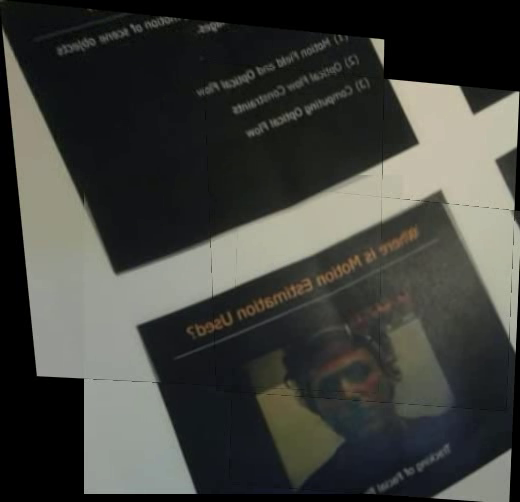
#> input picture frame 9 of tools/stitched.avi, 520 x 502 px, given in place of the camera
$ python 4vidStream.py   (Python 2 division)   (older library calls are emulated)
#> lines starting #> are read from the running program, lines starting #| are printed output that depends on the picture
### stitcher/stitcher.py
# import the necessary packages
import numpy as np
import imutils
import cv2
import time

BLEND_IMAGES = 0
EDGE_CORRECTION = 0
DILATION_KERNEL = np.ones([3,3])
EROSION_LOOPS = 1
DILATION_LOOPS = 4
EDGE_WIN_SIZE = 40

class Stitcher:
	def __init__(self):
		# determine if we are using OpenCV v3.X
		self.isv3 = imutils.is_cv3()
        # [241 lines left out: functions stitch, detectAndDescribe, matchKeypoints, drawMatches, changeView, applyHomography and 1 more, not called in this run]

### stitcher/4vidStream.py
# import the necessary packages
import stitcher
import argparse
import imutils
import cv2
import numpy as np
import time

stitch = stitcher.Stitcher()

# [4 lines of commented-out code are left out]

vidcap1 = cv2.VideoCapture(1)
vidcap2 = cv2.VideoCapture(2)
vidcap3 = cv2.VideoCapture(3)
vidcap4 = cv2.VideoCapture(4)


# load the two images and resize them to have a width of 400 pixels
# (for faster processing)
for k in range(0,5):
	success1,image1 = vidcap1.read()
	success2,image2 = vidcap2.read()
	success3,image3 = vidcap3.read()
	success4,image4 = vidcap4.read()
#> this loop made 5 passes
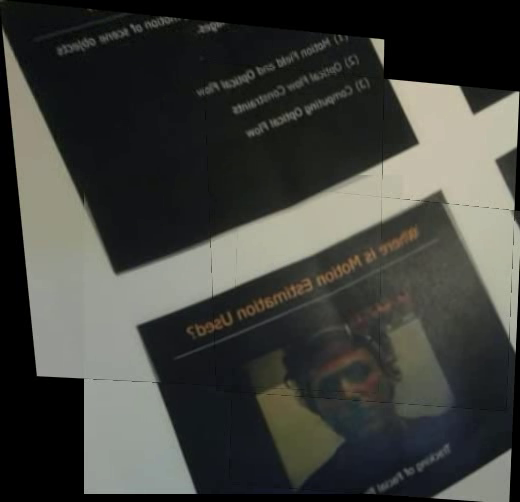
#> input picture frame 9 of tools/stitched.avi, 520 x 502 px, given in place of the camera

while ((success1 & success2) & (success3 & success4)):
	print "success \n"


	# stitch the images together to create a panorama
	result1 = np.concatenate((image1,image2),axis=1)
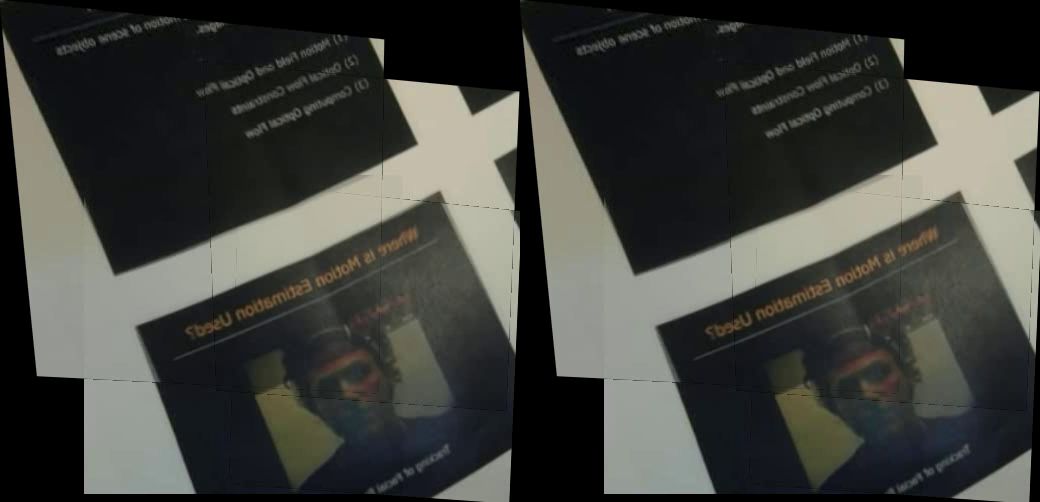
#> result1: shape (502, 1040, 3); mean B, G, R 60.6, 65.2, 64
	result2 =np.concatenate((image3,image4),axis=1)
	result = np.concatenate((result1,result2),axis=0)
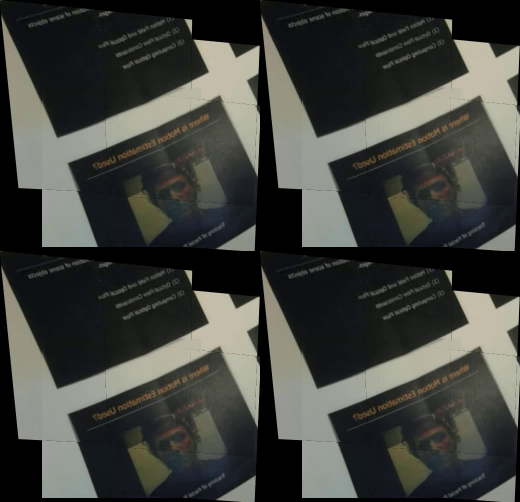
#> result: shape (1004, 1040, 3) (shown at 1/2 size); mean B, G, R 60.6, 65.2, 64
	#descriptor = cv2.xfeatures2d.SURF_create()
	#(kps, features) = descriptor.detectAndCompute(result, None)


	#cv2.drawKeypoints(result,kps,result)

	# show the images
	cv2.imshow("Result", result)
	if cv2.waitKey(1) & 0xFF == ord('q'):
#> (key q is pressed here)
        	break
	#cv2.waitKey(0)

	success1,image1 = vidcap1.read()
	success2,image2 = vidcap2.read()
	success3,image3 = vidcap3.read()
	success4,image4 = vidcap4.read()

$ run again, starting later in the video
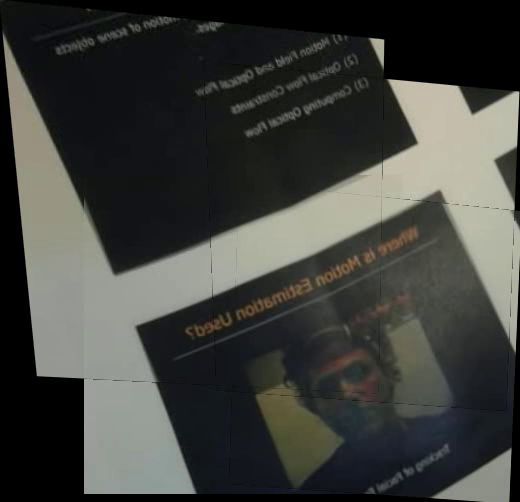
#> input picture frame 42 of tools/stitched.avi, 520 x 502 px, given in place of the camera
#> the loop `for k in range(0,5):` made 5 passes
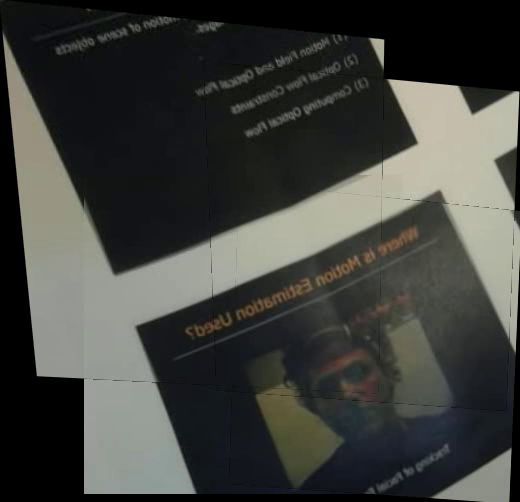
#> input picture frame 42 of tools/stitched.avi, 520 x 502 px, given in place of the camera
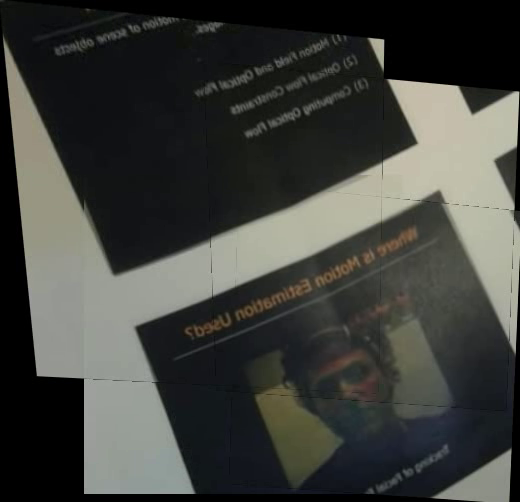
#> input picture frame 43 of tools/stitched.avi, 520 x 502 px, given in place of the camera

$ run again, starting later in the video
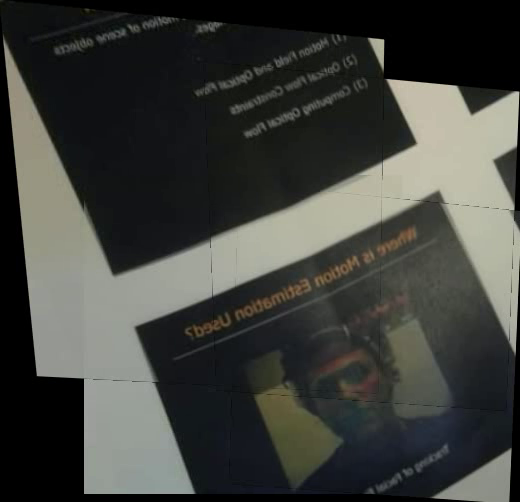
#> input picture frame 75 of tools/stitched.avi, 520 x 502 px, given in place of the camera
#> the loop `for k in range(0,5):` made 5 passes
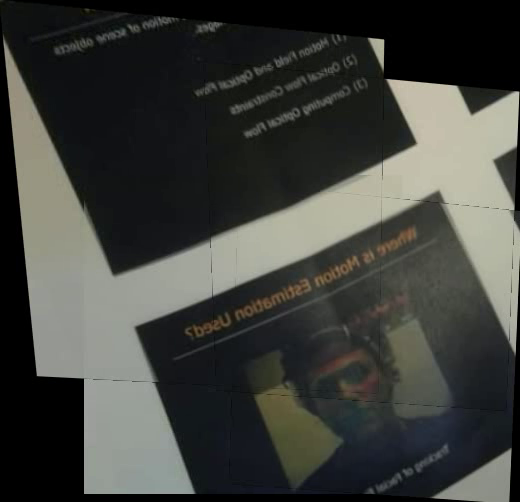
#> input picture frame 75 of tools/stitched.avi, 520 x 502 px, given in place of the camera
#> `result1 = np.concatenate((image1,image2),axis=1)`:
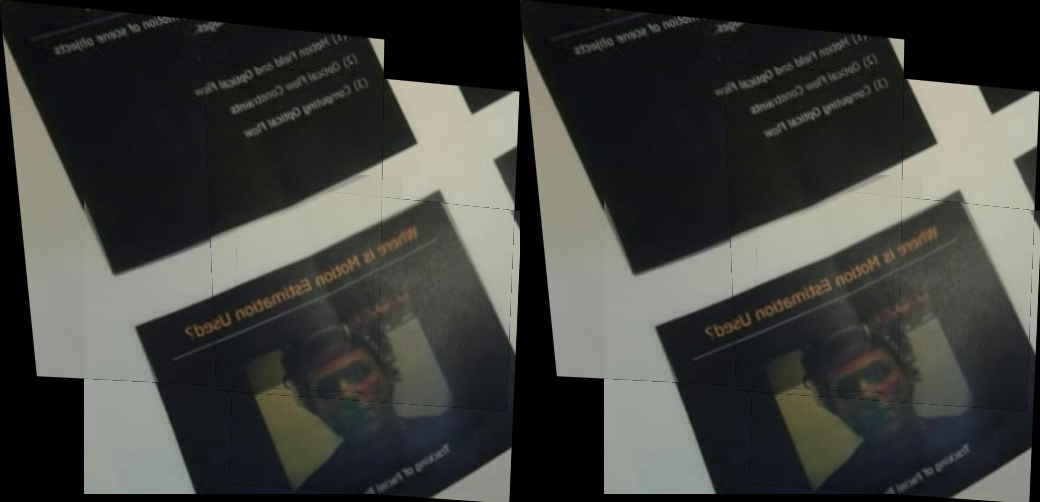
#> result1: shape (502, 1040, 3); mean B, G, R 60.8, 65.1, 63.7
#> `result = np.concatenate((result1,result2),axis=0)`:
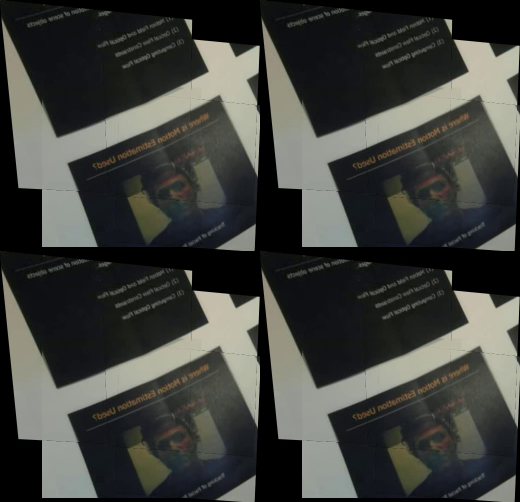
#> result: shape (1004, 1040, 3) (shown at 1/2 size); mean B, G, R 60.8, 65.1, 63.7
